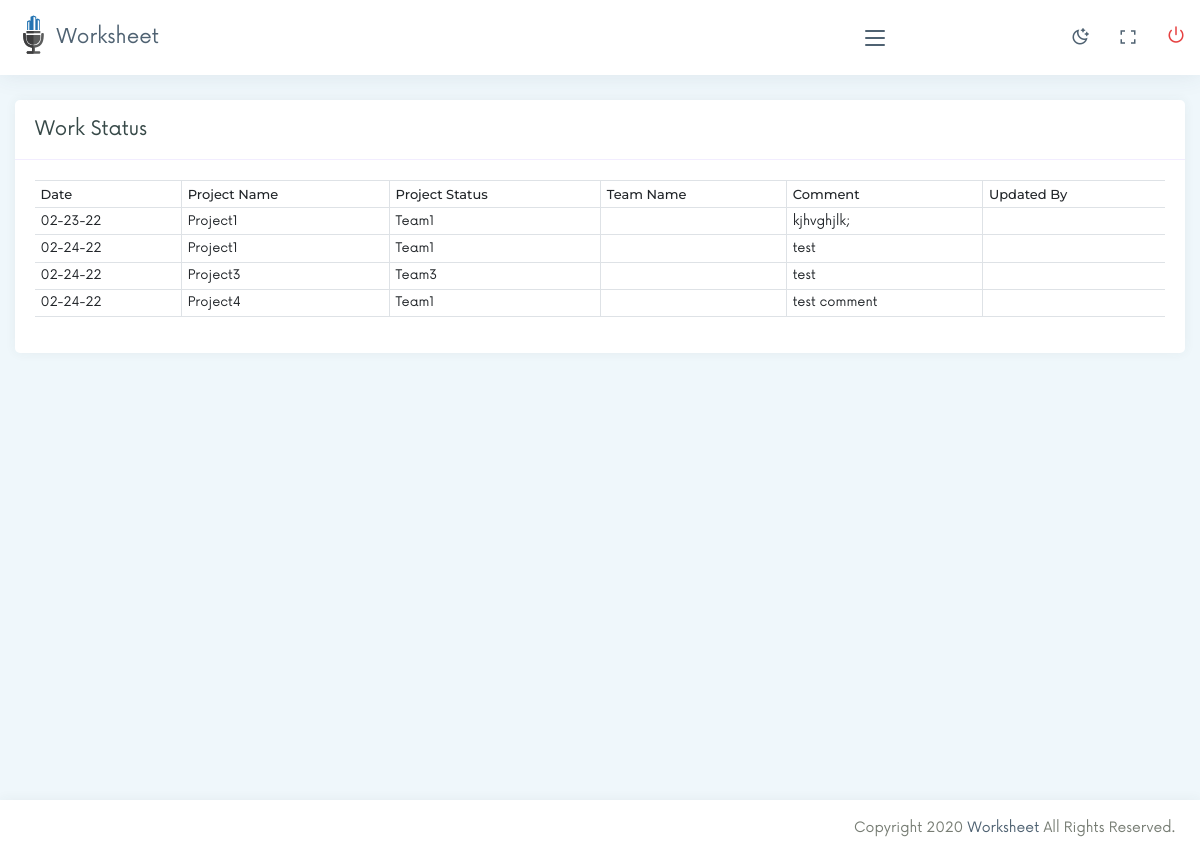
The app's page /works_status (signed in) with its own data.
### Worksheet_user/models.py (models this page shows, shortened)
class Workreport(models.Model):
    project_name = models.CharField(max_length=100, blank=True)
    team = models.CharField(max_length=100, blank=True)
    date = models.DateTimeField(default=datetime.now)
    user = models.CharField(max_length=100, blank=True)
    comment = models.TextField()
    updated_by = models.CharField(max_length=100, blank=True)

### Worksheet_user/views.py (the view)
# urls.py: path('works_status', views.workstatus, name="works_status" ),
@login_required
def workstatus(request):
    workreport = models.Workreport.objects.all()
    team_list = models.Team.objects.all()
    context ={
        "workreport":workreport,
        "teams":team_list
    }
    return render(request, 'main/works_status.html', context)

### templates/main/works_status.html (shortened to what this page needs)
{% extends 'base/base_main.html' %}
{% load static %}
{% block content %}
<div id="content-page" class="content-page">
   <div class="container-fluid">
        <div class="row">
            <div class="col-lg-12">
                <div class="iq-card">
                    <div class="iq-card-header d-flex justify-content-between">
                        <div class="iq-header-title">
                            <h4 class="card-title">Work Status</h4>
                        </div>
                    </div>
                    <div class="iq-card-body">
                        <div class="new-user-info">
                            <table class="table table-responsive-md">
                                <thead>
                                   <tr>
                                      <th>Date</th>
                                      <th>Project Name</th>
                                      <th>Project Status</th>
                                      <th>Team Name</th>
                                      <th>Comment</th>
                                      <th>Updated By</th>
                                   </tr>
                                </thead>
                                <tbody>
                                    {% for report in workreport %}
                                        <tr>
                                            <td>{{report.date|date:"m-d-y"}}</td>
                                            <td>{{report.project_name}}</td>
                                            <td>{{report.team}}</td>
                                            <td>{{report.project_name.project_status}}</td>
                                            <td>{{report.comment}}</td>
                                            <td>{{report.user.first_name}} {{report.user.last_name}}</td>
                                        </tr>
                                    {% endfor %}
                                </tbody>
                             </table>
                        </div>
                    </div>
                </div>
            </div>
        </div>
    </div>
</div>
{% endblock content %}

### static/css/all_style.css (style rules this page uses)
body { font-family: "Now", sans-serif; font-weight: 400; font-style: normal; font-size: 14px; line-height: 1.8; padding: 0; margin: 0; color: #777d74; background: #eff7fb; }
h1, h2, h3, h4, h5, h6 { font-family: "Now", sans-serif; font-weight: 400; margin: 0px; line-height: 1.5; color: #374948; }
h4 { font-size: 1.4em; }
th { font-weight: 600; }
.iq-card { background: #ffffff; -webkit-border-radius: 15px; -moz-border-radius: 15px; border-radius: 5px; margin-bottom: 30px; border: none; -webkit-box-shadow: 0px 0px 12px 0px rgba(55, 73, 72, 0.06); -moz-box-shadow: 0px 0px 12px 0px rgba(55, 73, 72, 0.06); box-shadow: 0px 0px 12px 0px rgba(55, 73, 72, 0.06); }
.iq-card-body { padding: 20px; }
.iq-card .iq-card-header { padding: 0 20px; min-height: 60px; border-bottom: 1px solid #f2edff; -ms-flex-align: center !important; align-items: center !important; }
.iq-card .iq-card-header .iq-header-title { display: inline-block; align-self: center !important; }
.iq-card .iq-card-header .iq-header-title .card-title { margin-bottom: 0; }

### static/css/style.css (style rules this page uses)
th { font-weight: 500; font-family: 'Montserrat', sans-serif; border-right: 1px solid #ddd; }
.content-page { margin-left: 220px; overflow: hidden; padding: 100px 15px 0; min-height: 100vh; -webkit-transition: all 0.3s ease-out 0s; -moz-transition: all 0.3s ease-out 0s; -ms-transition: all 0.3s ease-out 0s; -o-transition: all 0.3s ease-out 0s; transition: all 0.3s ease-out 0s; }
.table th:last-child, .table td:last-child { border-right: 0; }
.table td, .table th { padding: 0.35rem; border-right: 1px solid #dee2e6; }
.table thead th, .table tbody td { border-bottom: 1px solid #dee2e6; font-size: 13px; line-height: 15px; }

### static/css/responsive.css (style rules this page uses)
@media (max-width:1299px) { .content-page, body.sidebar-main .content-page { margin-left: 0; padding: 100px 0 0; } }

### records on screen
Workreport: date "02-23-22", project_name "Project1", team "Team1", comment "kjhvghjlk;"
Workreport: date "02-24-22", project_name "Project1", team "Team1", comment "test"
Workreport: date "02-24-22", project_name "Project3", team "Team3", comment "test"
Workreport: date "02-24-22", project_name "Project4", team "Team1", comment "test comment"
